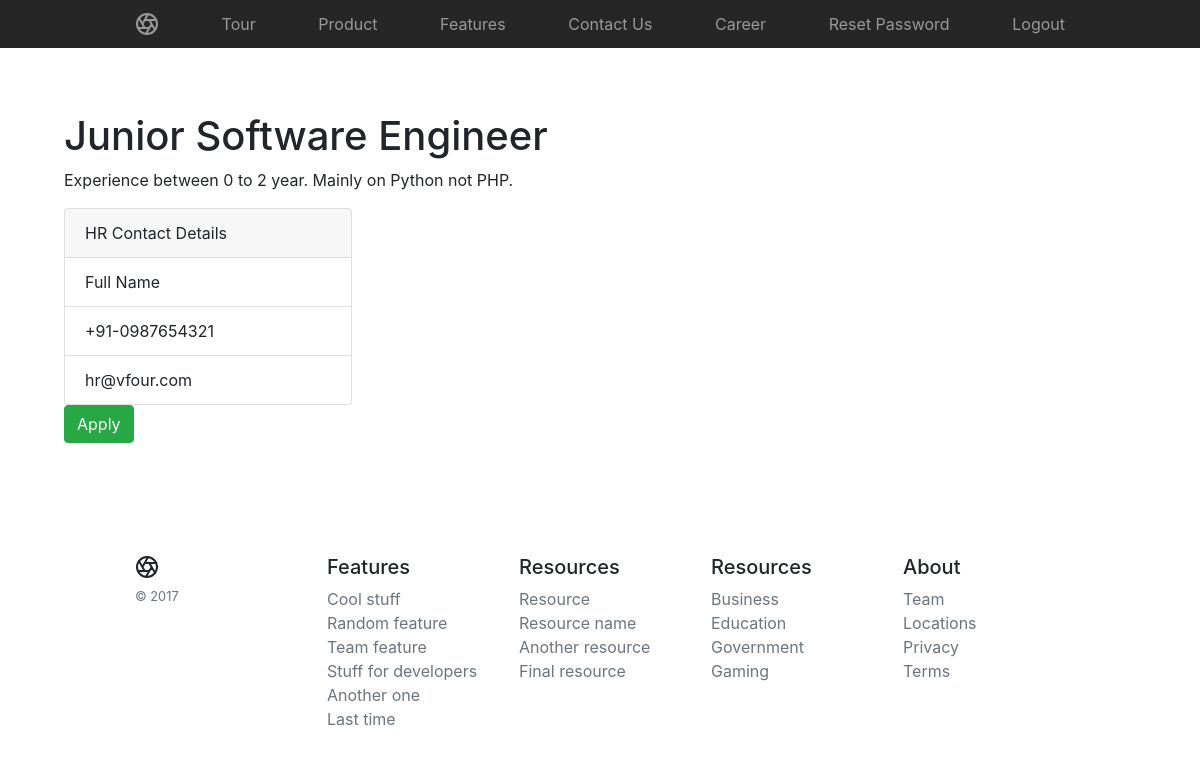
Page /jobs/3/ (signed in) on the committed database.
### jobs/models.py (models this page shows, shortened)
class Job(models.Model):
    title = models.CharField(max_length=256)
    description = models.TextField()
    experience = models.IntegerField(default=0)
    location = models.CharField(default='Bangalore', max_length=256)

### jobs/views.py (the view)
# urls.py: url(r'^(?P<pk>\d+)/', views.JobDetailView.as_view(), name='job_detail'),
class JobDetailView(PermissionRequiredMixin, DetailView):
    model = Job
    permission_required = ('jobs.view_job')

### jobs/templates/jobs/job_detail.html
{% extends 'base.html' %}
{% block body %}
<div class="row">
    <div class="col">
        <h1>{{job.title}}</h1>
        <p>{{job.description}}</p>
    </div>
</div>
<div class="row">
    <div class="col">
        <div class="card" style="width: 18rem;">
            <div class="card-header">
                HR Contact Details
            </div>
            <ul class="list-group list-group-flush">
                <li class="list-group-item">Full Name</li>
                <li class="list-group-item">+91-0987654321</li>
                <li class="list-group-item">hr@vfour.com</li>
            </ul>
        </div>
    </div>
</div>
<div class="row">
    <div class="col">
        <a href="#" class="btn btn-success">Apply</a>
    </div>
</div>
{% endblock %}

### rows in the picture
Job: title "Junior Software Engineer", description "Experience between 0 to 2 year. Mainly on Python not PHP."
